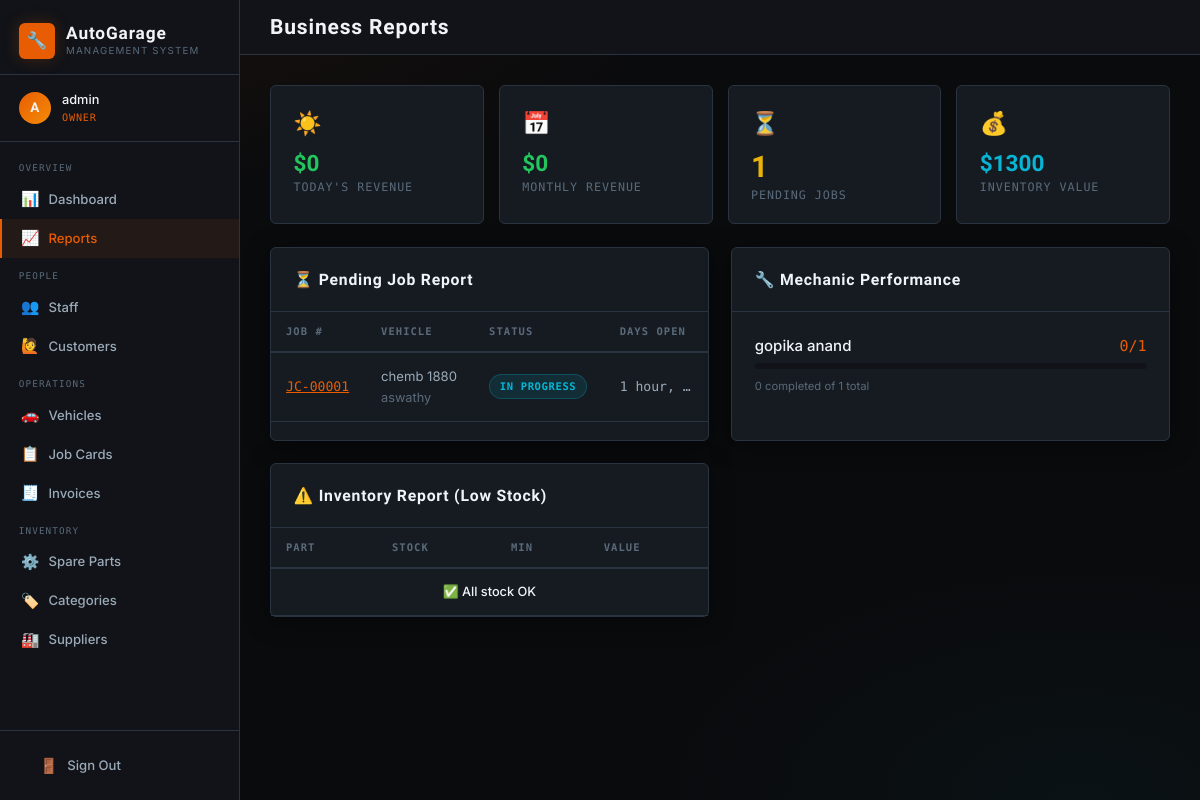
The app's page /reports/ (signed in) with its own data.
### core/models.py (models this page shows, shortened)
class JobCard(models.Model):
    STATUS_CHOICES = [
        ('pending', 'Pending'),
        ('in_progress', 'In Progress'),
        ('waiting_parts', 'Waiting for Parts'),
        ('completed', 'Completed'),
        ('delivered', 'Delivered'),
    ]
    job_number = models.CharField(max_length=20, unique=True, blank=True)
    vehicle = models.ForeignKey(Vehicle, on_delete=models.CASCADE, related_name='job_cards')
    advisor = models.ForeignKey(User, on_delete=models.SET_NULL, null=True, related_name='advised_jobs')
    mechanic = models.ForeignKey(User, on_delete=models.SET_NULL, null=True, blank=True, related_name='assigned_jobs')
    problem_description = models.TextField()
    repair_instructions = models.TextField(blank=True)
    status = models.CharField(max_length=20, choices=STATUS_CHOICES, default='pending')
    created_at = models.DateTimeField(auto_now_add=True)
    updated_at = models.DateTimeField(auto_now=True)
    completed_at = models.DateTimeField(null=True, blank=True)
    labour_cost = models.DecimalField(max_digits=10, decimal_places=2, default=0)
    notes = models.TextField(blank=True)

class Vehicle(models.Model):
    customer = models.ForeignKey(Customer, on_delete=models.CASCADE, related_name='vehicles')
    make = models.CharField(max_length=50)
    model = models.CharField(max_length=50)
    year = models.PositiveIntegerField()
    license_plate = models.CharField(max_length=20, unique=True)
    vin = models.CharField(max_length=50, blank=True)
    color = models.CharField(max_length=30, blank=True)
    mileage = models.PositiveIntegerField(default=0)

class Customer(models.Model):
    name = models.CharField(max_length=100)
    email = models.EmailField(blank=True)
    phone = models.CharField(max_length=20)
    address = models.TextField(blank=True)
    created_at = models.DateTimeField(auto_now_add=True)
    created_by = models.ForeignKey(User, on_delete=models.SET_NULL, null=True)

### core/views.py (the view)
# urls.py: path('reports/', views.reports, name='reports'),
@login_required
@role_required('owner')
def reports(request):
    today = date.today()
    month_start = today.replace(day=1)
    daily_rev = Invoice.objects.filter(
        status='paid', issue_date=today
    ).aggregate(t=Sum('amount_paid'))['t'] or 0
    monthly_rev = Invoice.objects.filter(
        status='paid', issue_date__gte=month_start
    ).aggregate(t=Sum('amount_paid'))['t'] or 0
    pending_jobs = JobCard.objects.exclude(status__in=['completed', 'delivered'])
    parts = SparePart.objects.all()
    inv_value = sum(p.unit_price * p.stock_quantity for p in parts)
    mechanics = User.objects.filter(profile__role='mechanic')
    perf = []
    for m in mechanics:
        total = JobCard.objects.filter(mechanic=m).count()
        done = JobCard.objects.filter(mechanic=m, status='completed').count()
        perf.append({'mechanic': m, 'total': total, 'completed': done})
    ctx = {
        'daily_revenue': daily_rev,
        'monthly_revenue': monthly_rev,
        'pending_jobs': pending_jobs,
        'inventory_value': inv_value,
        'mechanic_performance': perf,
        'low_stock': SparePart.objects.filter(stock_quantity__lte=5),
    }
    return render(request, 'core/reports.html', ctx)

### core/views.py (called while the page is built)
def role_required(*roles):
    def decorator(view_func):
        @wraps(view_func)
        def wrapper(request, *args, **kwargs):
            if not request.user.is_authenticated:
                return redirect('login')
            try:
                profile = request.user.profile
                if profile.role in roles or request.user.is_superuser:
                    return view_func(request, *args, **kwargs)
            except UserProfile.DoesNotExist:
                if request.user.is_superuser:
                    return view_func(request, *args, **kwargs)
            messages.error(request, "You don't have permission to access that page.")
            return redirect('dashboard')
        return wrapper
    return decorator

### core/templates/core/reports.html (shortened to what this page needs)
{% extends 'core/base.html' %}
{% block page_title %}Business Reports{% endblock %}
{% block content %}
<div class="stats-grid mb-3">
  <div class="stat-card green">
    <div class="stat-icon">☀️</div>
    <div class="stat-value" style="font-size:1.5rem;">${{ daily_revenue|floatformat:0 }}</div>
    <div class="stat-label">Today's Revenue</div>
  </div>
  <div class="stat-card green">
    <div class="stat-icon">📅</div>
    <div class="stat-value" style="font-size:1.5rem;">${{ monthly_revenue|floatformat:0 }}</div>
    <div class="stat-label">Monthly Revenue</div>
  </div>
  <div class="stat-card yellow">
    <div class="stat-icon">⏳</div>
    <div class="stat-value">{{ pending_jobs.count }}</div>
    <div class="stat-label">Pending Jobs</div>
  </div>
  <div class="stat-card teal">
    <div class="stat-icon">💰</div>
    <div class="stat-value" style="font-size:1.5rem;">${{ inventory_value|floatformat:0 }}</div>
    <div class="stat-label">Inventory Value</div>
  </div>
</div>
<div class="report-grid">
  <div class="card">
    <div class="card-header"><span class="card-title">⏳ Pending Job Report</span></div>
    <div class="table-wrap"><table>
      <thead><tr><th>Job #</th><th>Vehicle</th><th>Status</th><th>Days Open</th></tr></thead>
      <tbody>
        {% for job in pending_jobs %}
        <tr>
          <td><a href="{% url 'job_detail' job.pk %}" class="text-accent text-mono">{{ job.job_number }}</a></td>
          <td>{{ job.vehicle.make }} {{ job.vehicle.model }}<br><span class="text-muted">{{ job.vehicle.customer.name }}</span></td>
          <td><span class="badge badge-{{ job.status }}">{{ job.get_status_display }}</span></td>
          <td class="text-mono">{{ job.created_at|timesince|truncatewords:2 }}</td>
        </tr>
        {% empty %}<tr><td colspan="4" class="text-center text-muted">✅ No pending jobs!</td></tr>
        {% endfor %}
      </tbody>
    </table></div>
  </div>
  <div class="card">
    <div class="card-header"><span class="card-title">🔧 Mechanic Performance</span></div>
    <div class="card-body">
      {% for stat in mechanic_performance %}
      <div class="mb-3">
        <div class="flex-between mb-1">
          <span style="font-weight:500;">{{ stat.mechanic.get_full_name|default:stat.mechanic.username }}</span>
          <span class="text-mono text-accent">{{ stat.completed }}/{{ stat.total }}</span>
        </div>
        {% if stat.total > 0 %}
        <div class="progress-bar-wrap">
        </div>
        {% endif %}
        <div class="text-muted mt-1" style="font-size:0.75rem;">{{ stat.completed }} completed of {{ stat.total }} total</div>
      </div>
      {% empty %}<p class="text-muted">No mechanics found.</p>
      {% endfor %}
    </div>
  </div>
  <div class="card">
    <div class="card-header"><span class="card-title">⚠️ Inventory Report (Low Stock)</span></div>
    <div class="table-wrap"><table>
      <thead><tr><th>Part</th><th>Stock</th><th>Min</th><th>Value</th></tr></thead>
      <tbody>
        {% for part in low_stock %}
        <tr class="low-stock">
          <td>{{ part.name }}</td>
          <td class="text-red font-bold text-mono">{{ part.stock_quantity }}</td>
          <td class="text-muted text-mono">{{ part.minimum_stock }}</td>
          <td class="text-mono">${{ part.unit_price }}</td>
        </tr>
        {% empty %}<tr><td colspan="4" class="text-center text-muted">✅ All stock OK</td></tr>
        {% endfor %}
      </tbody>
    </table></div>
  </div>
</div>
{% endblock %}

### core/templates/core/base.html (shortened to what this page needs)
{% load static %}
<!DOCTYPE html>
<html lang="en">
<head>
  <link rel="stylesheet" href="{% static 'core/css/style.css' %}">
</head>
<body>
<div class="layout">
  <aside class="sidebar">
    <div class="sidebar-brand">
      <a href="{% url 'dashboard' %}" class="logo">
        <div class="logo-icon">🔧</div>
        <div>
          <div class="logo-text">AutoGarage</div>
          <div class="logo-sub">Management System</div>
        </div>
      </a>
    </div>
    <div class="sidebar-user">
      <div class="user-avatar">{{ request.user.username|first|upper }}</div>
      <div>
        <div class="user-name">{{ request.user.get_full_name|default:request.user.username }}</div>
        <div class="user-role">
          {% if request.user.is_superuser %}Owner{% else %}{{ request.user.profile.get_role_display }}{% endif %}
        </div>
      </div>
    </div>
    <nav class="sidebar-nav">
      {% with role=request.user.profile.role|default:"owner" %}
      {% if request.user.is_superuser or role == "owner" %}
      <div class="nav-section">
        <div class="nav-section-label">Overview</div>
        <a href="{% url 'owner_dashboard' %}" class="nav-link {% if request.resolver_match.url_name == 'owner_dashboard' %}active{% endif %}">
          <span class="icon">📊</span><span>Dashboard</span>
        </a>
        <a href="{% url 'reports' %}" class="nav-link {% if request.resolver_match.url_name == 'reports' %}active{% endif %}">
          <span class="icon">📈</span><span>Reports</span>
        </a>
      </div>
      <div class="nav-section">
        <div class="nav-section-label">People</div>
        <a href="{% url 'staff_list' %}" class="nav-link {% if 'staff' in request.resolver_match.url_name %}active{% endif %}">
          <span class="icon">👥</span><span>Staff</span>
        </a>
        <a href="{% url 'customer_list' %}" class="nav-link {% if 'customer' in request.resolver_match.url_name %}active{% endif %}">
          <span class="icon">🙋</span><span>Customers</span>
        </a>
      </div>
      <div class="nav-section">
        <div class="nav-section-label">Operations</div>
        <a href="{% url 'vehicle_list' %}" class="nav-link {% if 'vehicle' in request.resolver_match.url_name %}active{% endif %}">
          <span class="icon">🚗</span><span>Vehicles</span>
        </a>
        <a href="{% url 'job_list' %}" class="nav-link {% if 'job' in request.resolver_match.url_name %}active{% endif %}">
          <span class="icon">📋</span><span>Job Cards</span>
        </a>
        <a href="{% url 'invoice_list' %}" class="nav-link {% if 'invoice' in request.resolver_match.url_name %}active{% endif %}">
          <span class="icon">🧾</span><span>Invoices</span>
        </a>
      </div>
      <div class="nav-section">
        <div class="nav-section-label">Inventory</div>
        <a href="{% url 'parts_list' %}" class="nav-link {% if 'part' in request.resolver_match.url_name %}active{% endif %}">
          <span class="icon">⚙️</span><span>Spare Parts</span>
        </a>
        <a href="{% url 'category_list' %}" class="nav-link {% if 'category' in request.resolver_match.url_name %}active{% endif %}">
          <span class="icon">🏷️</span><span>Categories</span>
        </a>
        <a href="{% url 'supplier_list' %}" class="nav-link {% if 'supplier' in request.resolver_match.url_name %}active{% endif %}">
          <span class="icon">🏭</span><span>Suppliers</span>
        </a>
      </div>
      {% endif %}
      {% endwith %}
    </nav>
    <div class="sidebar-footer">
      <a href="{% url 'logout' %}" class="nav-link">
        <span class="icon">🚪</span><span>Sign Out</span>
      </a>
    </div>
  </aside>
  <div class="main">
    <div class="topbar">
      <div class="page-title">
        {% block page_title %}Dashboard{% endblock %}
      </div>
    </div>
    <div class="content">
      {% block content %}{% endblock %}
    </div>
  </div>
</div>
</body>
</html>

### records on screen
JobCard: job_number "JC-00001", vehicle.make "chemb", vehicle.model "1880", vehicle.customer.name "aswathy", status "IN PROGRESS", created_at "1 hour, …"

### other values on screen
{{ request.user.username|first|upper }} "A"
{{ request.user.get_full_name|default:request.user.username }} "admin"
{{ daily_revenue|floatformat:0 }} "0"
{{ monthly_revenue|floatformat:0 }} "0"
{{ pending_jobs.count }} "1"
{{ inventory_value|floatformat:0 }} "1300"
{{ stat.mechanic.get_full_name|default:stat.mechanic.username }} "gopika anand"
{{ stat.completed }} "0"
{{ stat.total }} "1"
